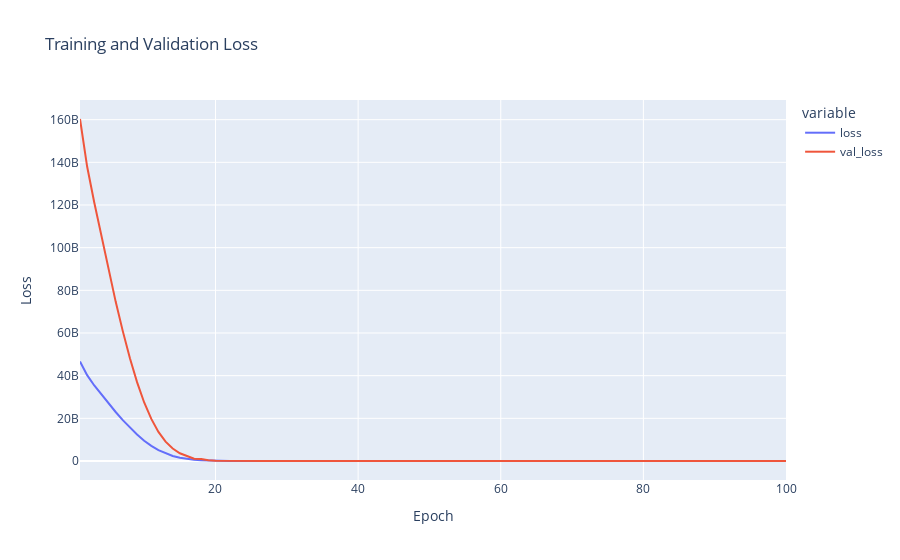
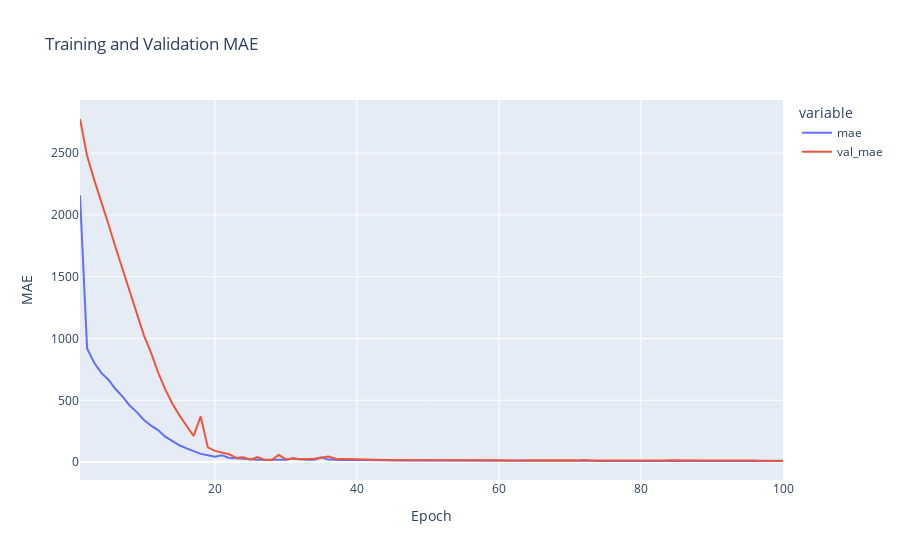

The cell these charts' notebook holds for them, in order:
### Code cell
import plotly.express as px
import pandas as pd

# create a dataframe with the training history
df_graph = pd.DataFrame(history.history)

# create line charts for loss and MAE
fig = px.line(df_graph, x=df_graph.index+1, y=['loss', 'val_loss'], labels={'x':'Epoch', 'value':'Loss'},
              title='Training and Validation Loss')
fig.update_traces(mode='lines')
fig.show()

fig = px.line(df_graph, x=df_graph.index+1, y=['mae', 'val_mae'], labels={'x':'Epoch', 'value':'MAE'},
              title='Training and Validation MAE')
fig.update_traces(mode='lines')
fig.show()
